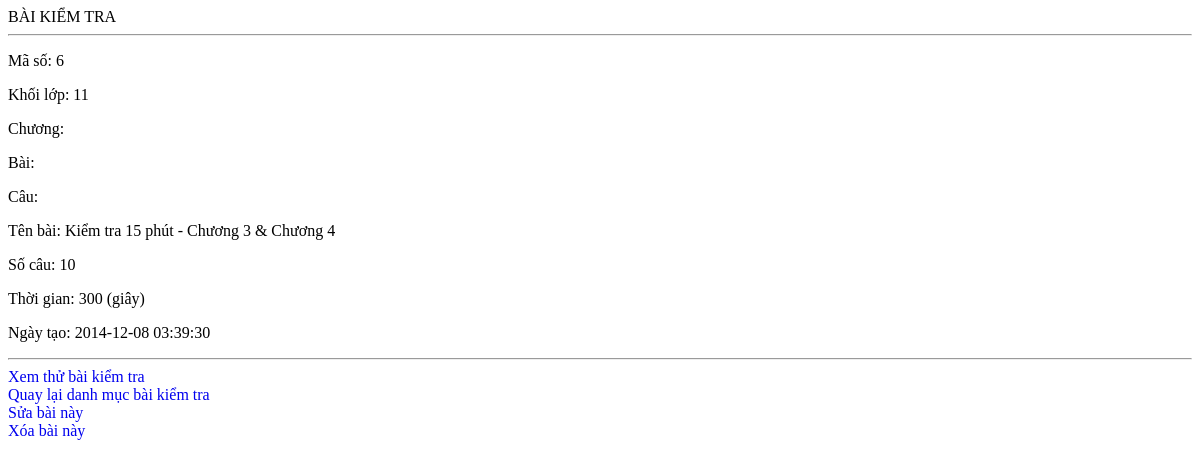
The page /qli/baitn.php?act=view&id=6 on the database its author committed.
### tables this page shows
CREATE TABLE IF NOT EXISTS `tn_kiemtra` (
  `maso` int(11) unsigned NOT NULL AUTO_INCREMENT,
  `kichhoat` tinyint(1) NOT NULL DEFAULT '1',
  `cauhoi` varchar(1000) NOT NULL COMMENT 'Các câu hỏi',
  `socau` tinyint(2) unsigned NOT NULL DEFAULT '10' COMMENT 'Số câu trong bài KT',
  `sogiay` smallint(5) unsigned NOT NULL DEFAULT '300' COMMENT 'Số giây làm bài',
  `lop` tinyint(1) NOT NULL DEFAULT '0' COMMENT 'Khối lớp',
  `tenbai` varchar(250) NOT NULL,
  `ngaylam` timestamp NOT NULL DEFAULT CURRENT_TIMESTAMP ON UPDATE CURRENT_TIMESTAMP,
  PRIMARY KEY (`maso`)
);

### qli/baitn.php (the view, shortened to what this page needs)
<?php
echo "<html><head><title>Quản lí bài kiểm tra</title>";
?>
<link rel="stylesheet" href='mystyles.css' type='text/css'>
<?php
echo "</head><body>";
if (isset($_GET['act'])) {
	$act = $_GET['act'];
	if ($act=="add") {
		echo "THÊM BÀI KIỂM TRA <hr/>";
		if (isset($_POST['addnew'])) {
			$tieude = mysql_real_escape_string($_POST['tieude']);
			$kichhoat = isset($_POST['kichhoat'])?1:0;
            $socau = $_POST['socau'];
            $thoigian = $_POST['thoigian'];
            $khoi=$_POST['khoi'];
			$chuong=$_POST['chuong'];
			$bai=$_POST['bai'];
			$cau=$_POST['cau'];
			$sql= "INSERT INTO `tn_kiemtra`( `kichhoat`, `cauhoi`, `socau`, `sogiay`, `lop`,`chuong`,`bai`,`cau`, `tenbai`, `ngaylam`) VALUES ('$kichhoat', '','$socau', '$thoigian','$khoi','$chuong','$bai','$cau','$tieude',NOW())";
			if (defined("DEBUG")) echo $sql."<br/>";
			$result = mysql_query($sql) or die (mysql_error());
			if ($result) echo "THÀNH CÔNG";
			else echo "THẤT BẠI";
			redirect("?",1);
		}
		else {
			echo "<form action='?act=add' method='post'>";
			echo "<p>Tên bài kiểm tra <input name='tieude' type='text' size='100'></p>";
			echo "<p>Kích hoạt sử dụng <input name='kichhoat' type='checkbox'></p>";
			echo "<p>Số câu hỏi: <input name='socau' type='text'></p>";
			echo "<p>Thời gian làm bài (giây): <input name='thoigian' type='text'></p>";
			echo "<p>Khối: <input name='khoi' type='text' size='2'></p>";
			echo "<p>Lựa chọn các câu hỏi từ đâu: </p>";
			echo "<p>-Chọn từ các chương: <input name='chuong' type='text' size='20'></p>";
			echo "<p>-Chọn từ các bài: <input name='bai' type='text' size='40'></p>";
			echo "<p>-Chọn từ các câu: <input name='cau' type='text' size='100'></p>";
			echo "<p><input type ='submit' name='addnew' value='Thêm vào'>";
			echo "</form>";
		}
	}
	else if ($act=="toggle") {
		if (isset($_GET['id'])) battat($_GET['id']);
		redirect("?",1);
	}
	else if ($act=="delete") {
		if (isset($_GET['id'])) xoadebai($_GET['id']);
		redirect("?",2);
	}
	else {
		if (isset($_GET['id'])) {
			echo "BÀI KIỂM TRA<hr/>";
			xemdebai($_GET['id']);
		}
	}
}
else {
	lietkedebai();
}
echo "</body></html>";
function xemdebai($bai) {
	$sql= "select * from tn_kiemtra where maso=$bai";
	$result = mysql_query($sql) or die (mysql_error());
	if (mysql_num_rows($result)) {
		$data  = mysql_fetch_array($result);
		echo "<p>Mã số: ".$data['maso']."</p>";
		echo "<p>Khối lớp: ".$data['lop']."</p>";
		echo "<p>Chương: ".$data['chuong']."</p>";
		echo "<p>Bài: ".$data['bai']."</p>";
		echo "<p>Câu: ".$data['cau']."</p>";
		echo "<p>Tên bài: ".$data['tenbai']."</p>";
		echo "<p>Số câu: ".$data['socau']."</p>";
		echo "<p>Thời gian: ".$data['sogiay']." (giây)</p>";
		echo "<p>Ngày tạo: ".$data['ngaylam']."</p>";
		echo "<hr/>";
		echo "<a href='preview.php?id=$bai'>Xem thử bài kiểm tra</a><br/>";
		echo "<a href='?'>Quay lại danh mục bài kiểm tra</a><br/>";
		echo "<a href='?act=edit&id=$bai'>Sửa bài này</a><br/>";
		echo "<a href='?act=delete&id=$bai' onclick=\"return (confirm('Bạn muốn xóa bài kiểm tra này'))\">Xóa bài này</a><br/>";
	} else {
		echo "Không có bài này";
	}
}
?>

### qli/mystyles.css (style rules this page uses)
a { text-decoration: none; }

### rows shown on the page
tn_kiemtra: maso "6", lop "11", tenbai "Kiểm tra 15 phút - Chương 3 & Chương 4", socau "10", sogiay "300", ngaylam "2014-12-08 03:39:30"
